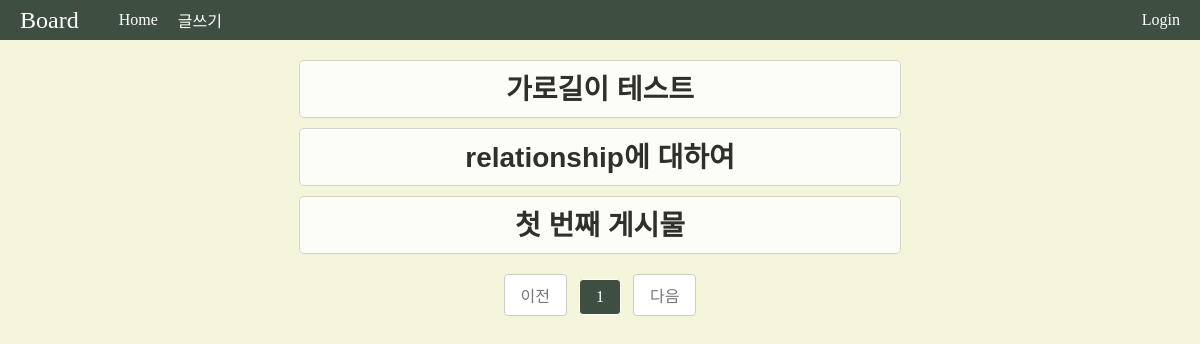
Page /blog/post on the earlier database version.
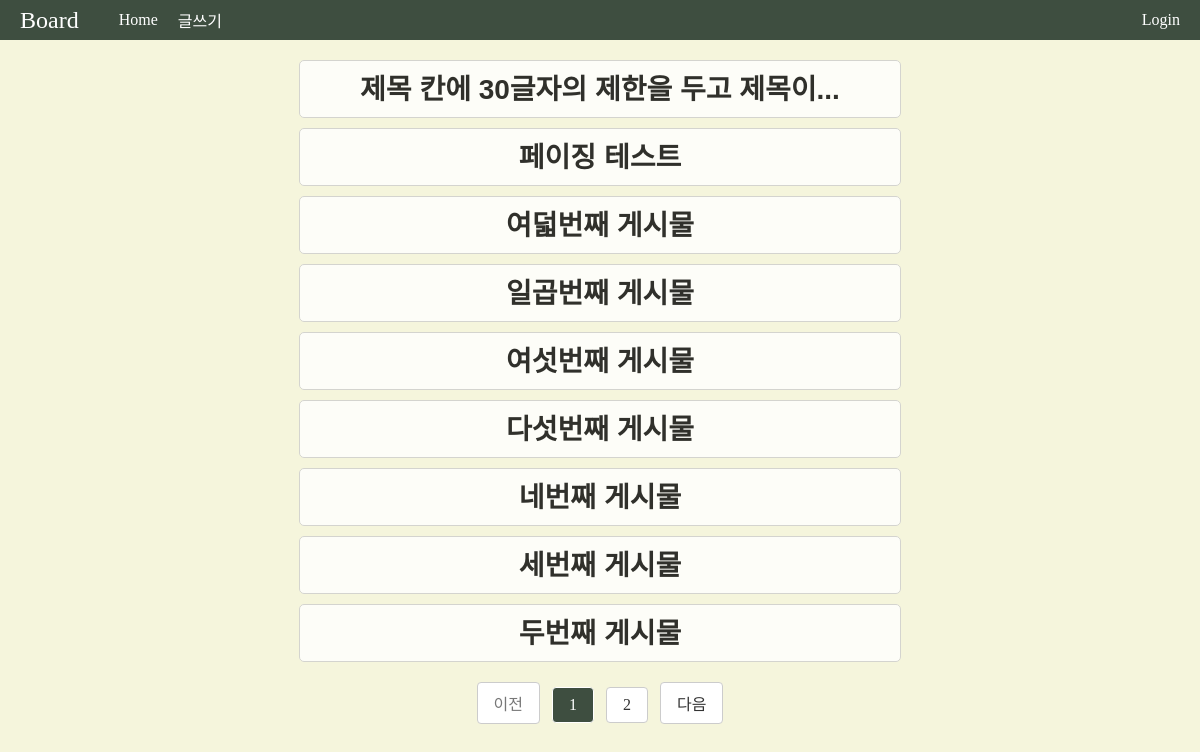
Same page on the later database version.
### apps/blog/models.py (models this page shows)
class Post(db.Model):
    __tablename__ = "posts"
    id = db.Column(db.Integer, primary_key=True)
    title = db.Column(db.String, index=True)
    content = db.Column(db.String, index=True)
    created_at = db.Column(db.DateTime, default=datetime.now)
    updated_at = db.Column(db.DateTime, default=datetime.now, onupdate=datetime.now)

### apps/blog/views.py (the view)
@blog.route("/post")
def post():
    page = request.args.get('page', type=int, default=1)
    posts_query = Post.query.order_by(Post.created_at.desc())
    posts_paginated = posts_query.paginate(page=page, per_page=9)
    for post in posts_paginated.items:
        post.content = post.content.replace('\n', '<br>')
    return render_template("blog/post.html", posts=posts_paginated)

### apps/blog/templates/blog/post.html
{% extends 'blog/layout.html' %}
{% block content %}
<link rel="stylesheet" href="{{ url_for('blog.static', filename='post.css') }}">
<link rel="stylesheet" href="{{ url_for('blog.static', filename='page.css') }}">
{% for post in posts.items %}
<div class="post" id="main_post">
    <div class="post-title">
        <h1><a class="main_title" href="{{ url_for('blog.detail', post_id=post.id) }}">{{ post.title | truncate(30)}}</a></h1>
    </div>
</div>
{% endfor %}
<div class="pagination">
    <ul>
        {% if posts.has_prev %}
        <li class="page-item">
            <a class="page-link" href="?page={{ posts.prev_num }}">이전</a>
        </li>
        {% else %}
        <li class="page-item disabled">
            <span class="page-link">이전</span>
        </li>
        {% endif %}
        {% for page_num in posts.iter_pages() %}
        {% if page_num %}
        {% if page_num == posts.page %}
        <li class="page-item active">
            <span class="page-link">{{ page_num }}</span>
        </li>
        {% else %}
        <li class="page-item">
            <a class="page-link" href="?page={{ page_num }}">{{ page_num }}</a>
        </li>
        {% endif %}
        {% else %}
        <li class="page-item disabled">
            <span class="page-link">...</span>
        </li>
        {% endif %}
        {% endfor %}
        {% if posts.has_next %}
        <li class="page-item">
            <a class="page-link" href="?page={{ posts.next_num }}">다음</a>
        </li>
        {% else %}
        <li class="page-item disabled">
            <span class="page-link">다음</span>
        </li>
        {% endif %}
    </ul>
</div>
{% endblock %}

### apps/blog/templates/blog/layout.html (shortened to what this page needs)
<!DOCTYPE html>
<html lang="ko">
<head>
    <link rel="stylesheet" href="{{ url_for('blog.static', filename='layout.css') }}">
</head>
<body>
    <div class="top-bar">
        <div class="title">
            <span>Board</span>
        </div>
        <div class="home">
            <a href="{{ url_for('blog.post') }}">Home</a>
        </div>
        <div class="write">
        <a href="{{ url_for('blog.create_post') }}">글쓰기</a>
        </div>
        <div class="login">
            <a>
            {% if current_user.is_authenticated %}
            <a id="nick" href="{{ url_for('blog.edit_user', user_id=current_user.id) }}">{{ current_user.nickname }}</a> 님
                <span><a href="{{ url_for('auth.logout') }}">Logout</a></span>
            {% else %}
                <span><a href="{{ url_for('auth.login') }}">Login</a></span>
            {% endif %}
            </a>
        </div>
    </div>
        {% block content %}{% endblock %}
</body>
</html>

### apps/blog/static/layout.css (style rules this page uses)
html { height: 100vh; background-color:#f5f5dc; }
body { margin: auto; padding: auto; }
a { text-decoration: none; color: inherit; }
.top-bar { height: 40px; display: flex; justify-content: space-between; align-items: center; background-color: #3e4e40; color: white; margin-bottom: 20px; }
.title { font-size: 24px; margin-right: 20px; padding-left: 20px; }
.write { margin-right: auto; }
.login { margin-right: 20px; }
a { text-decoration: none; color: inherit; margin-left: 20px; }

### apps/blog/static/post.css (style rules this page uses)
.post { background-color: rgb(255, 255, 255); opacity: 0.8; margin-bottom: 20px; border: 1px solid #ccc; border-radius: 5px; margin-left: 30px; margin-right: 30px; padding-bottom: 0px; }
#main_post { width: 50%; text-align: center; margin: 0 auto; margin-bottom: 10px; }
.main_title { margin: 0; white-space: nowrap; overflow: hidden; text-overflow: ellipsis; }
.post-title { margin-left: 20px; margin-right: 20px; margin-bottom: 10px; }
.post-title h1 { padding-top: 6px; margin: 0; font-size: 28px; font-family: 'Orbit-Regular', sans-serif; }

### apps/blog/static/page.css (style rules this page uses)
.pagination { margin-top: 20px; text-align: center; }
.pagination ul { list-style: none; padding: 0; margin: 0; }
.pagination li { display: inline-block; }
.pagination a, .pagination span { display: inline-block; padding: 8px 16px; margin: 0 4px; color: #333; background-color: #fff; border: 1px solid #ccc; border-radius: 4px; text-decoration: none; }
.pagination .active span { background-color: #3e4e40; color: #fff; border-color: #fff; cursor: default; }
.pagination .disabled span { color: #777; pointer-events: none; }

Differences in the rows shown:
removed Post: title "가로길이 테스트"
removed Post: title "relationship에 대하여"
no longer on this page (row edited): Post: title "첫 번째 게시물"
added Post: title "제목 칸에 30글자의 제한을 두고 제목이..."
added Post: title "페이징 테스트"
added Post: title "여덟번째 게시물"
added Post: title "일곱번째 게시물"
added Post: title "여섯번째 게시물"
added Post: title "다섯번째 게시물"
added Post: title "네번째 게시물"
added Post: title "세번째 게시물"
added Post: title "두번째 게시물"
Other differences:
new list line: "2"
